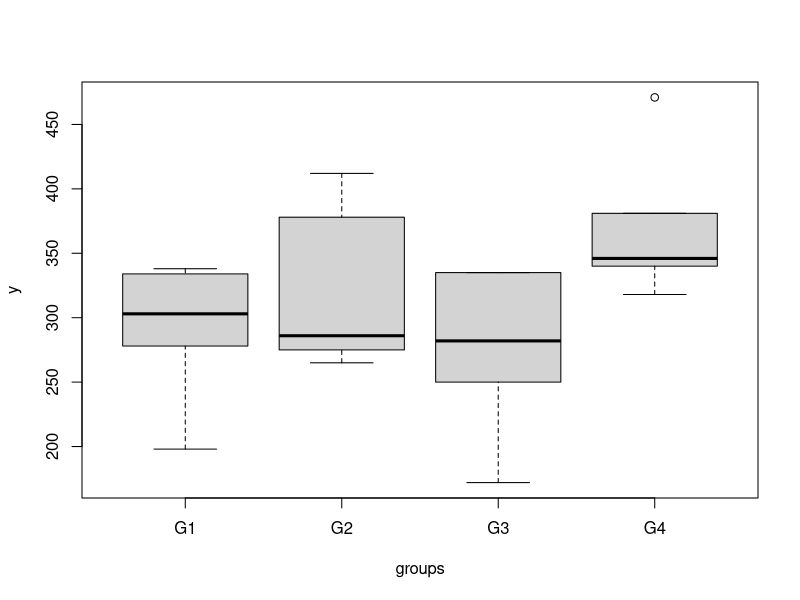

The R source for this figure:
## ---- chunk 1
knitr::opts_chunk$set(echo = TRUE)
library(dplyr)
library(reshape2)
G1 <- c(278, 338, 334, 198, 303)
G2 <- c(378, 275, 412, 265, 286)
G3 <- c(172, 335, 335, 282, 250)
G4 <- c(381, 346, 340, 471, 318)

raw <- data.frame("G1" = G1, "G2" = G2, "G3" = G3, "G4" = G4) %>% 
  melt() %>% 
  rename("y"=value, "groups"=variable)

raw %>% head(20)
## ---- chunk 2
boxplot(y~groups, data = raw)
## ---- chunk 3
lm(y~groups, data = raw) %>% 
  anova()
